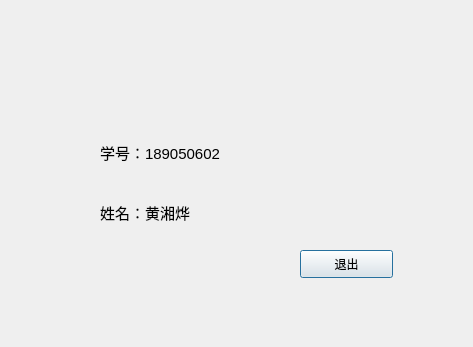
<?xml version="1.0" encoding="UTF-8"?>
<ui version="4.0">
 <class>InfoDialog</class>
 <widget class="QDialog" name="InfoDialog">
  <property name="geometry">
   <rect>
    <x>0</x>
    <y>0</y>
    <width>473</width>
    <height>347</height>
   </rect>
  </property>
  <property name="windowTitle">
   <string>Dialog</string>
  </property>
  <widget class="QLabel" name="number">
   <property name="geometry">
    <rect>
     <x>100</x>
     <y>140</y>
     <width>200</width>
     <height>25</height>
    </rect>
   </property>
   <property name="font">
    <font>
     <pointsize>11</pointsize>
    </font>
   </property>
   <property name="text">
    <string>学号：189050602</string>
   </property>
  </widget>
  <widget class="QLabel" name="name">
   <property name="geometry">
    <rect>
     <x>100</x>
     <y>200</y>
     <width>200</width>
     <height>25</height>
    </rect>
   </property>
   <property name="font">
    <font>
     <pointsize>11</pointsize>
    </font>
   </property>
   <property name="text">
    <string>姓名：黄湘烨</string>
   </property>
  </widget>
  <widget class="QPushButton" name="exitBtn">
   <property name="geometry">
    <rect>
     <x>300</x>
     <y>250</y>
     <width>93</width>
     <height>28</height>
    </rect>
   </property>
   <property name="text">
    <string>退出</string>
   </property>
  </widget>
 </widget>
 <resources/>
 <connections>
  <connection>
   <sender>exitBtn</sender>
   <signal>clicked()</signal>
   <receiver>InfoDialog</receiver>
   <slot>close()</slot>
   <hints>
    <hint type="sourcelabel">
     <x>346</x>
     <y>263</y>
    </hint>
    <hint type="destinationlabel">
     <x>236</x>
     <y>173</y>
    </hint>
   </hints>
  </connection>
 </connections>
</ui>
